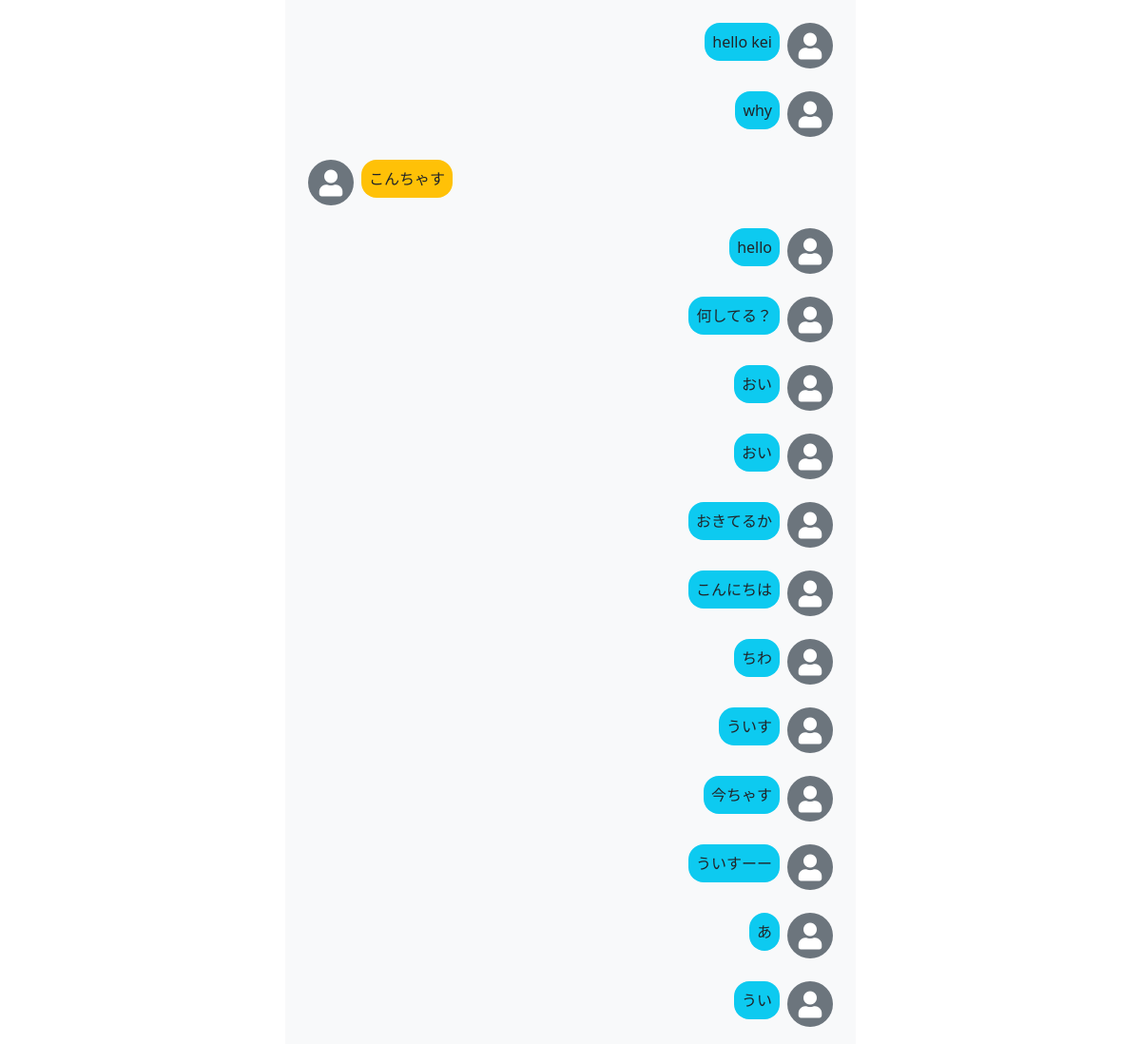
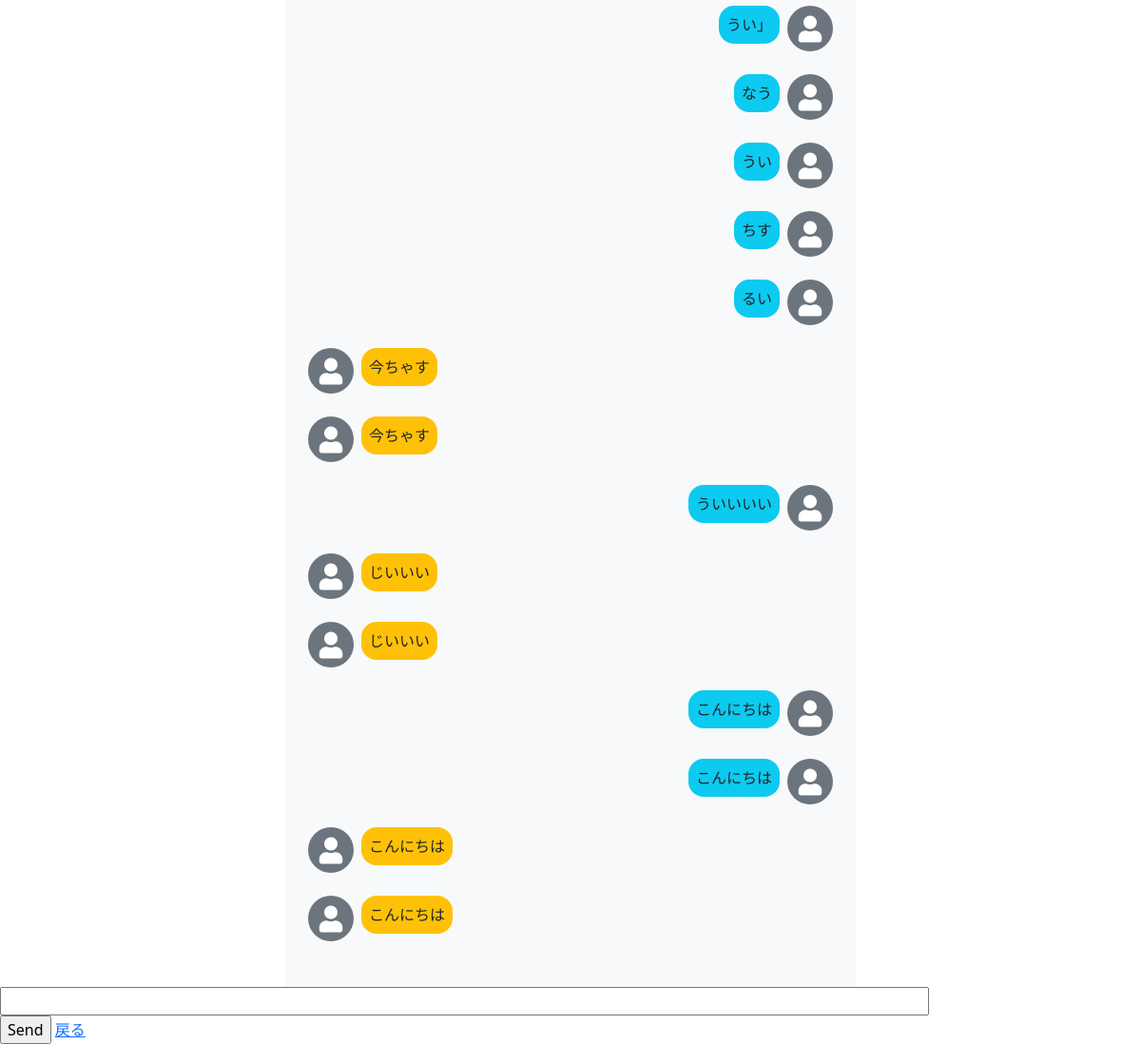
The app's page /chat/nobe_kei/nobe with its own data (2 pictures, top to bottom).
### sofutomoapp/models.py (models this page shows)
class Message(models.Model):
    id = models.UUIDField(primary_key=True, default=uuid.uuid4)
    room = models.ForeignKey(
        Room,
        blank=True,
        null=True,
        related_name='room_meesages',
        on_delete=models.CASCADE
    )
    name = models.CharField(max_length=50)
    content = models.TextField()
    created_at = models.DateTimeField(default=timezone.now)

### sofutomoapp/views.py (the view)
# urls.py: path('chat/<str:room_name>/<str:self_name>', chatview, name='chat'),
def chatview(request, room_name, self_name):
    room = Room.objects.get(name=room_name)
    log_list = Message.objects.filter(room=room).order_by('created_at')
    return render(request, 'chat_room.html', {
        'room_name': room_name,
        'self_name': self_name,
        'log_list': log_list
    })

### templates/chat_room.html (shortened to what this page needs)
<!DOCTYPE html>
<html>
<head>
    <link rel="stylesheet" href="https://use.fontawesome.com/releases/v5.15.2/css/all.css">
    <link href="https://cdn.jsdelivr.net/npm/bootstrap@5.0.0-beta1/dist/css/bootstrap.min.css" rel="stylesheet">
    <link rel="stylesheet" href="index.css">
</head>
<body>
    <div class="container">
        <div class="chat bg-light p-4" id='chat-log'>
            {% for item in log_list %}
            {% if item.name == self_name %}
          <div class="message d-flex flex-row-reverse align-items-start mb-4">
            <div class="message-icon rounded-circle bg-secondary text-white fs-3">
              <i class="fas fa-user"></i>
            </div>
            <p class="message-text p-2 me-2 mb-0 bg-info">
                {{item.content}}
            </p>
          </div>
          {% else %}
          <div class="message d-flex flex-row align-items-start mb-4">
             <div class="message-icon rounded-circle bg-secondary text-white fs-3">
              <i class="fas fa-user"></i>
            </div>
            <p class="message-text p-2 ms-2 mb-0 bg-warning">
                {{item.content}}
            </p>
          </div>
          {% endif %}
          {% endfor %}
      </div>
    </div>
    <input id="chat-message-input" type="text" size="100"><br>
    <input id="chat-message-submit" type="button" value="Send">
    <a href="{% url 'index' %}" class='btn-btn-primary'>戻る</a>
</body>
</html>

### templates/index.css (style rules this page uses)
.chat { max-width: 600px; margin: 0 auto; }
.message-icon { width: 48px; height: 48px; text-align: center; line-height: 48px; }
.message-text { display: inline-block; max-width: 70%; border-radius: 1rem; }

### records on screen
Message: content "hello kei"
Message: content "why"
Message: content "こんちゃす"
Message: content "hello"
Message: content "何してる？"
Message: content "おい"
Message: content "おい"
Message: content "おきてるか"
Message: content "こんにちは"
Message: content "ちわ"
Message: content "ういす"
Message: content "今ちゃす"
Message: content "ういすーー"
Message: content "あ"
Message: content "うい"
Message: content "うい」"
Message: content "なう"
Message: content "うい"
Message: content "ちす"
Message: content "るい"
Message: content "今ちゃす"
Message: content "今ちゃす"
Message: content "ういいいい"
Message: content "じいいい"
Message: content "じいいい"
Message: content "こんにちは"
Message: content "こんにちは"
Message: content "こんにちは"
Message: content "こんにちは"
